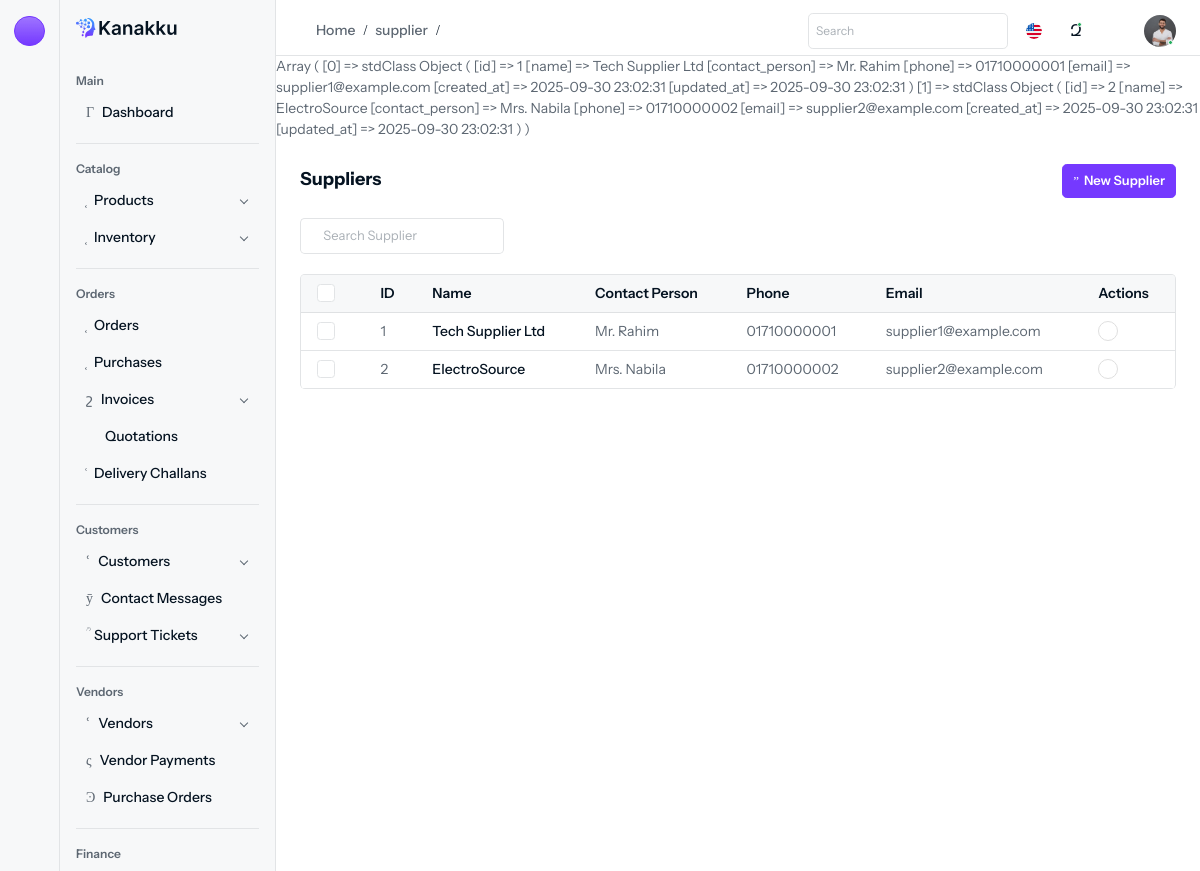
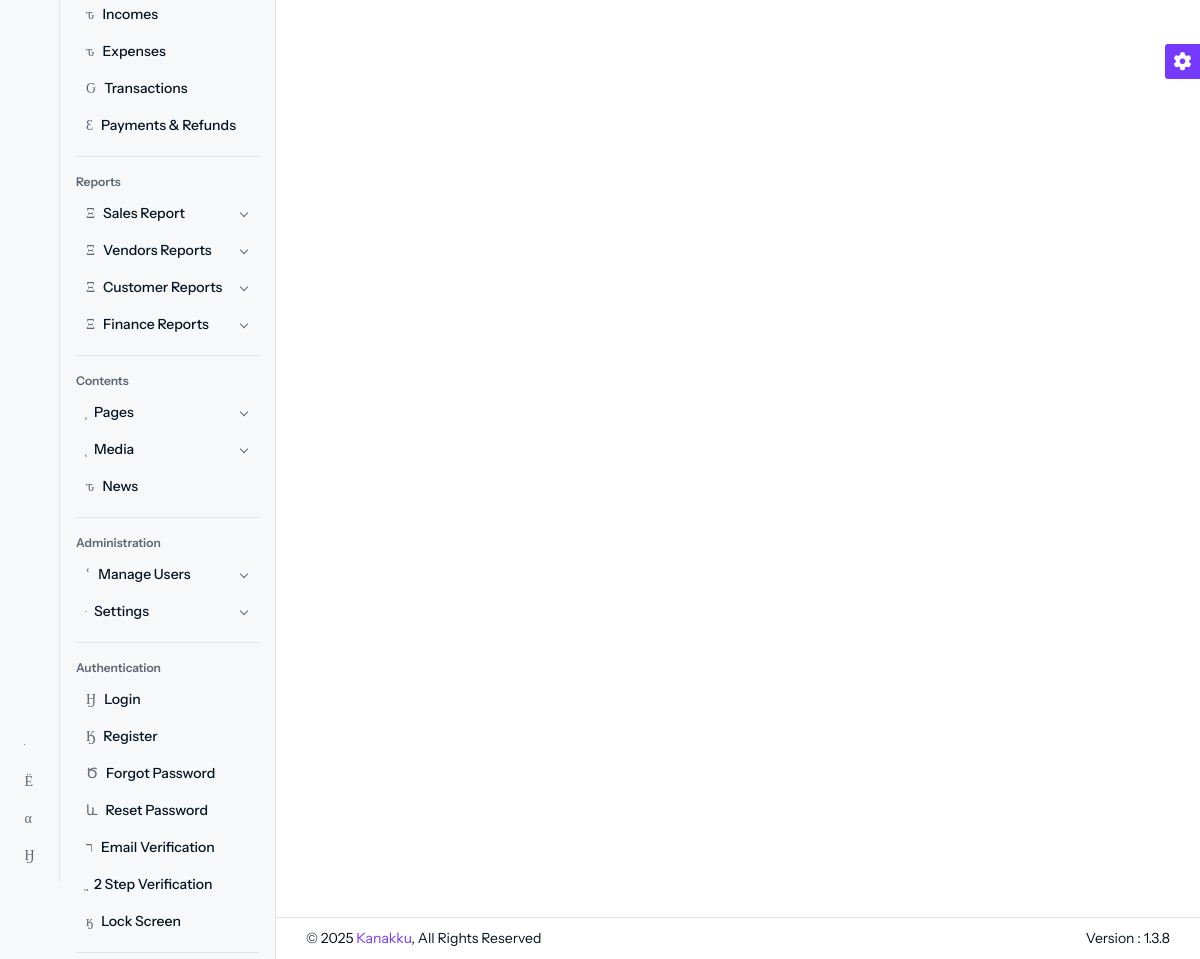
The app's page /supplier (signed in) with its own data (2 pictures, top to bottom).
### tables this page shows
CREATE TABLE `suppliers` (
  `id` int NOT NULL,
  `name` varchar(255) DEFAULT NULL,
  `contact_person` varchar(255) DEFAULT NULL,
  `phone` varchar(50) DEFAULT NULL,
  `email` varchar(255) DEFAULT NULL,
  `created_at` datetime DEFAULT CURRENT_TIMESTAMP,
  `updated_at` datetime DEFAULT CURRENT_TIMESTAMP
);

### controllers/Suppliers/SupplierController.php (called while the page is built, shortened)
<?php
class SupplierController extends Controller{
	public function index(){
		$data = Supplier::all();
		view("Suppliers", $data);
	}
}
?>

### configs/app_config.php (called while the page is built, shortened)
<?php
$base_url = "http://localhost/elctro_Ecom_project/admin";

### models/Suppliers/supplier.model.php (called while the page is built, shortened)
<?php
class Supplier extends Model implements JsonSerializable
{
	public static function all()
	{
		global $db, $tx;
		$result = $db->query("select id,name,contact_person,phone,email,created_at,updated_at from {$tx}suppliers");
		$data = [];
		while ($supplier = $result->fetch_object()) {
			$data[] = $supplier;
		}
		return $data;
	}
}

### views/pages/Suppliers/supplier/index.php (the view, shortened to what this page needs)
<?php
print_r($data);
?>
<div class="content content-two">
    <div class="d-flex d-block align-items-center justify-content-between flex-wrap gap-3 mb-3">
        <div>
            <h6>Suppliers</h6>
        </div>
        <div class="d-flex my-xl-auto right-content align-items-center flex-wrap gap-2">
            <div>
                <a href="<?= $base_url ?>/supplier/create" class="btn btn-primary d-flex align-items-center">
                    <i class="isax isax-add-circle5 me-1"></i>New Supplier
                </a>
            </div>
        </div>
    </div>
    <div class="row">
        <div class="col-md-3">
            <div class="input-group mb-3">
                <span class="input-group-text bg-white border-end-0">
                    <i class="isax isax-search-normal fs-12"></i>
                </span>
                <input type="text" class="form-control border-start-0 ps-0 bg-white" placeholder="Search Supplier">
            </div>
        </div>
    </div>
    <div class="table-responsive border border-bottom-0 rounded">
        <table class="table table-nowrap m-0">
            <thead class="table-light">
                <tr>
                    <th class="no-sort">
                        <div class="form-check form-check-md">
                            <input class="form-check-input" type="checkbox" id="select-all">
                        </div>
                    </th>
                    <th>ID</th>
                    <th>Name</th>
                    <th>Contact Person</th>
                    <th>Phone</th>
                    <th>Email</th>
                    <th class="no-sort">Actions</th>
                </tr>
            </thead>
            <tbody>
                <?php foreach ($data as $row) : ?>
                    <tr>
                        <td>
                            <div class="form-check form-check-md">
                                <input class="form-check-input" type="checkbox">
                            </div>
                        </td>
                        <td><?= $row->id ?></td>
                        <td>
                            <h6 class="fs-14 fw-medium mb-0"><?= htmlspecialchars($row->name) ?></h6>
                        </td>
                        <td><?= htmlspecialchars($row->contact_person) ?></td>
                        <td><?= htmlspecialchars($row->phone) ?></td>
                        <td><?= htmlspecialchars($row->email) ?></td>
                        <td class="action-item">
                            <a href="javascript:void(0);" data-bs-toggle="dropdown">
                                <i class="isax isax-more"></i>
                            </a>
                        </td>
                    </tr>
                <?php endforeach; ?>
            </tbody>
        </table>
    </div>
</div>

### records on screen
suppliers: id "1", name "Tech Supplier Ltd", contact_person "Mr. Rahim", phone "01710000001", email "supplier1@example.com"
suppliers: id "2", name "ElectroSource", contact_person "Mrs. Nabila", phone "01710000002", email "supplier2@example.com"

### other values on screen
$_GET["class"] "supplier"
